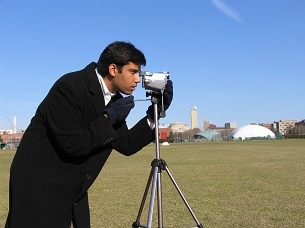
#> input picture EncodedImage/CameramanBaba1.png, 305 x 228 px
$ python Stegnography_decoding_previous.py
#> lines starting #> are read from the running program, lines starting #| are printed output that depends on the picture
import cv2
import numpy as np
import types


def messageToBinary(message):
  if(type(message)==str):
    return ''.join([format(ord(i),"08b") for i in message])
  elif(type(message)==bytes or type(message)==np.ndarray):
    return [format(i,"08b") for i in message]
  elif(type(message)==int or type(message)==np.uint8):
    return format(message,"08b")
  else:
    raise TypeError("Unsupported Input Type")


def gray_to_binary(n):
  n = int(n, 2)
  mask = n
  while mask != 0:
      mask >>= 1
      n ^= mask
  return bin(n)[2:]


def showData(image):
  binary_data1=""
  for values in image:
    for pixel in values:
      r,g,b=messageToBinary(pixel)
      #binary_data1+=r[-1]
      #binary_data1+=g[-1]
      binary_data1+=b[-1]
  a=len(binary_data1)
  binary_data=gray_to_binary(binary_data1)
  binary_data=binary_data.zfill(a)
  all_bytes=[binary_data[i:i+8] for i in range(0,len(binary_data),8)]
  decoded_data=""
  for byte in all_bytes:
    decoded_data+=chr(int(byte,2))
    if(decoded_data[-5:]=="#####"):
      break
  return decoded_data[:-5]


def decode_text():
  image_name=input("Enter the name of the stegnographed image which is needed to be decoded with extension: ")
#> the answer given: EncodedImage/CameramanBaba1.png
  image=cv2.imread(image_name)
#> image is the input picture: shape (228, 305, 3); mean B, G, R 142.8, 127.8, 112.1
  print("stegnographed imgage: ")
  resized_image=cv2.resize(image,(500,500))
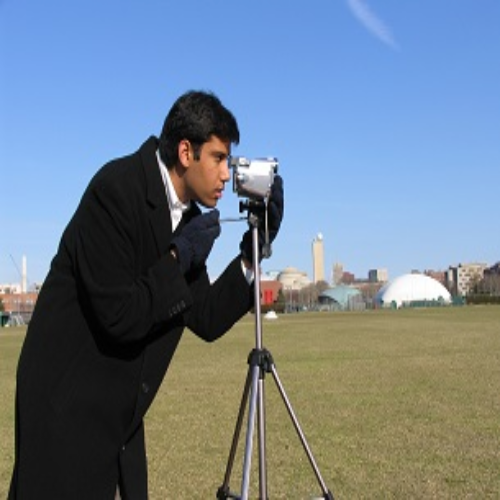
#> resized_image: shape (500, 500, 3); mean B, G, R 142.7, 127.7, 112
  cv2.imshow('image',resized_image)
  text=showData(image)
#> in showData, `a=len(binary_data1)`: a = 69540
#> in showData, `all_bytes=[binary_data[i:i+8] for i in range(0,len(binary_data),8)]`: all_bytes = 8693 items, first 6: '01001000', '01100101', '01111001', '00100000', '01001101', '01111001'
#> the loop in showData, `for byte in all_bytes:` made 100 passes
#> (byte, decoded_data) on passes 1 to 12: ('01001000', 'H'), ('01100101', 'He'), ('01111001', 'Hey'), ('00100000', 'Hey '), ('01001101', 'Hey M'), ('01111001', 'Hey My'), ('00100000', 'Hey My '), ('01101110', 'Hey My n'), ('01100001', 'Hey My na'), ('01100101', 'Hey My nae'), ('00100000', 'Hey My nae '), ('01101001', 'Hey My nae i')
#> byte on passes 41 to 46: '01101001', '01100100', '01100101', '01101100', '01111001', '00100000'
  return text


print("\nSteganography Decoding:-")
print("Decoded Data is: "+ decode_text())
